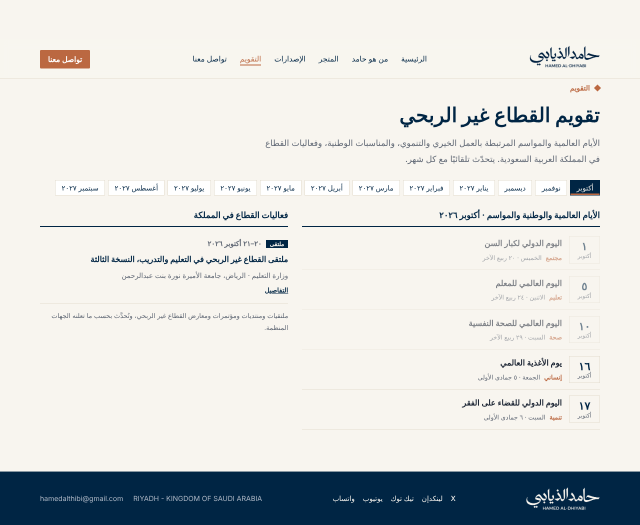
#> input picture agent/brand/pg_cal.png, 1280 x 1050 px, given in place of logo_white.png, which was not available (shown at 1/2 size)
$ python card.py ../brand/pg_cal.png ../brand/pg_home.png ../brand/pg_home.png
#> lines starting #> are read from the running program, lines starting #| are printed output that depends on the picture; pictures that were not available may be replaced by others from this repository, and a replacement may not be noted
import sys
from PIL import Image, ImageDraw, ImageFont
import os; B=os.path.join(os.path.dirname(os.path.abspath(__file__)),'..','brand')+'/'
NAVY=(0,37,68); CORAL=(187,104,65); CREAM=(248,245,239)
F=lambda w,s: ImageFont.truetype(B+f'plex-{w}.ttf',s,layout_engine=ImageFont.Layout.RAQM)
def wrap(d,t,f,mw):
    out=[];cur=''
    for w in t.split():
        c=(cur+' '+w).strip()
        if d.textlength(c,font=f,direction='rtl')<=mw: cur=c
        else: out.append(cur);cur=w
    return out+[cur]
def make(title,tag,out,W=1080,H=1350):
#> called with title = '../brand/pg_cal.png', tag = '../brand/pg_home.png', out = '../brand/pg_home.png', W = 1080, H = 1350
    im=Image.new('RGB',(W,H),NAVY); d=ImageDraw.Draw(im)
#> after `im = Image.new('RGB', (W, H), NAVY)`:
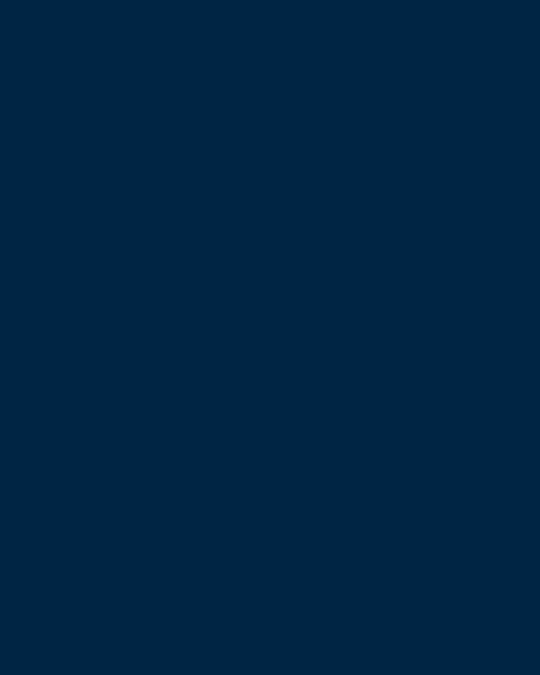
#> im: PIL image 1080x1350 RGB (shown at 1/2 size); mean R, G, B 0, 37, 68
    d.polygon([(0,0),(260,0),(0,260)],fill=CORAL); d.polygon([(W,H),(W,H-260),(W-260,H)],fill=CORAL)
    lg=Image.open(B+'logo_white.png').convert('RGBA'); lw=360
    lg=lg.resize((lw,int(lg.height*lw/lg.width)),Image.LANCZOS); im.paste(lg,((W-lw)//2,170),lg)
#> after `lg = lg.resize((lw, int(lg.height * lw / lg.width)), Image.LANCZOS)`:
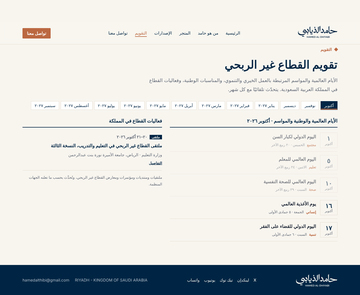
#> lg: PIL image 360x295 RGBA; mean R, G, B, A 218.8, 220.2, 218.4, 255
#> after `im.paste(lg, ((W - lw) // 2, 170), lg)`:
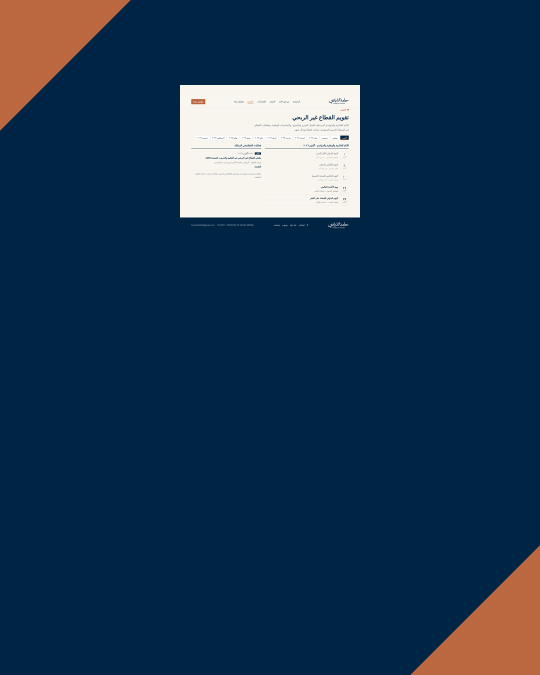
#> im: PIL image 1080x1350 RGB (shown at 1/2 size); mean R, G, B 24.6, 53.5, 78.8
    s=84
    while True:
        f=F(600,s); L=wrap(d,title,f,860)
        if len(L)<=4 or s<=56: break
        s-=6
#> this loop made 1 pass
#> L on pass 1: ['../brand/pg_cal.png']
#> after the loop, s = 84
    lh=int(s*1.55); total=len(L)*lh; y0=(H-total)//2+40
#> after `lh = int(s * 1.55)`: lh = 130
#> after `total = len(L) * lh`: total = 130
#> after `y0 = (H - total) // 2 + 40`: y0 = 650
    for i,l in enumerate(L): d.text((W//2,y0+i*lh),l,font=f,fill=CREAM,anchor='mt',direction='rtl')
#> this loop made 1 pass
    ft=F(600,40); tw=d.textlength(tag,font=ft,direction='rtl'); by=y0+total+50
#> after `tw = d.textlength(tag, font=ft, direction='rtl')`: tw = 442.6
#> after `by = y0 + total + 50`: by = 830
    d.rectangle([W//2-tw/2-30,by,W//2+tw/2+30,by+76],fill=CORAL)
    d.text((W//2,by+38),tag,font=ft,fill=CREAM,anchor='mm',direction='rtl')
    fl=ImageFont.truetype(B+'plex-latin-400.ttf',32)
    d.text((W//2,H-150),'hamedalthiabi.com',font=fl,fill=(200,205,215),anchor='mm')
    im.save(out)
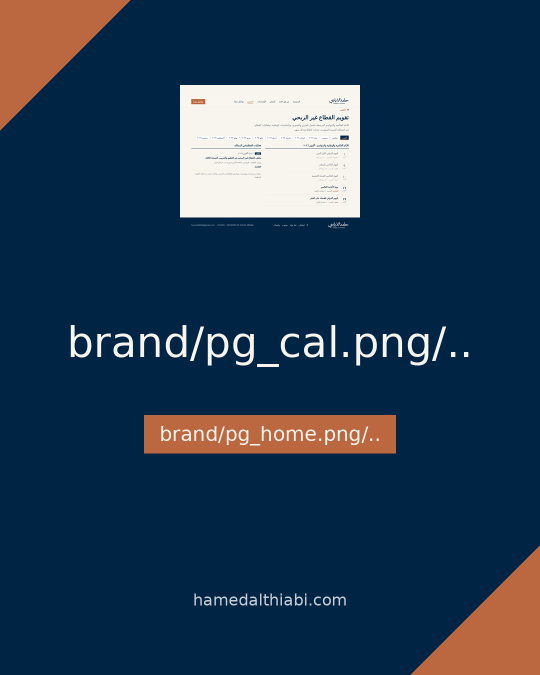
#> saved as pg_home.png: PIL image 1080x1350 RGB (shown at 1/2 size); mean R, G, B 32.3, 57.8, 81
if __name__=='__main__': make(sys.argv[1],sys.argv[2],sys.argv[3])

$ run again, on agent/brand/pg_home.png
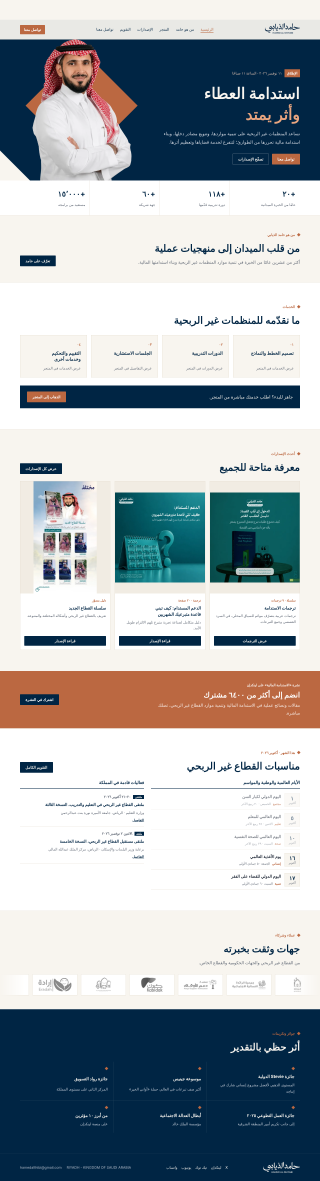
#> input picture agent/brand/pg_home.png, 1280 x 4722 px, given in place of logo_white.png, which was not available (shown at 1/4 size)
#> in make, `im.paste(lg, ((W - lw) // 2, 170), lg)`:
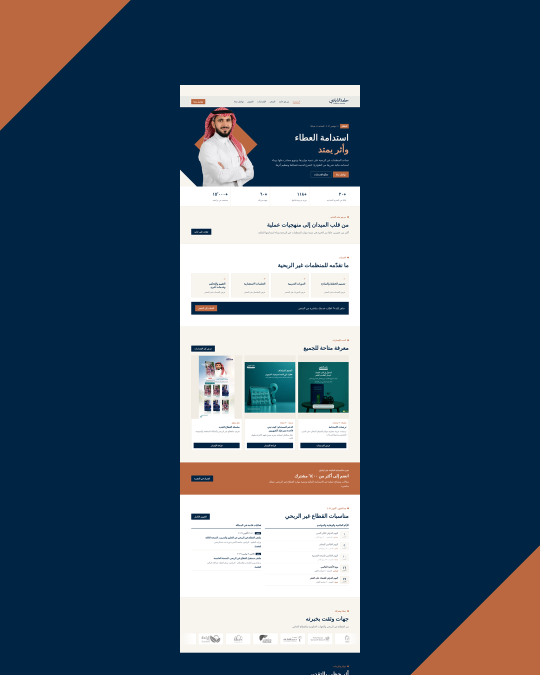
#> im: PIL image 1080x1350 RGB (shown at 1/2 size); mean R, G, B 63.9, 85.5, 104.6
#> the loop in make, `while True:` made 1 pass
#> L on pass 1: ['', '../brand/pg_home.png']
#> after the loop in make, `while True:`: s = 84
#> lh = 130
#> total = 260
#> y0 = 585
#> the loop in make, `for i,l in enumerate(L): d.text((W//2,y0+i*lh),l,font=f,fill=CREAM,anc..` made 2 passes
#> tw = 442.6
#> by = 895
#> in make, `im.save(out)`:
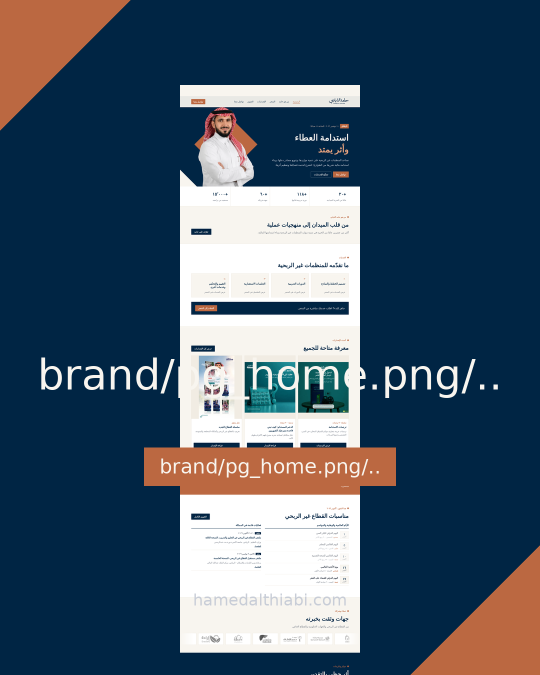
#> saved as pg_home.png: PIL image 1080x1350 RGB (shown at 1/2 size); mean R, G, B 67.2, 87, 105.1

$ run again, on agent/brand/pg_pubs.png
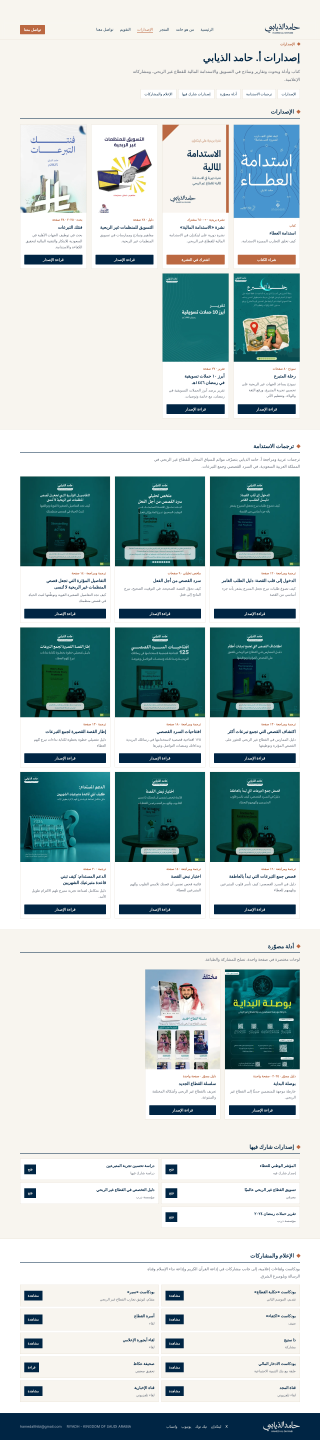
#> input picture agent/brand/pg_pubs.png, 1280 x 5759 px, given in place of logo_white.png, which was not available (shown at 1/4 size)
#> in make, `im.paste(lg, ((W - lw) // 2, 170), lg)`:
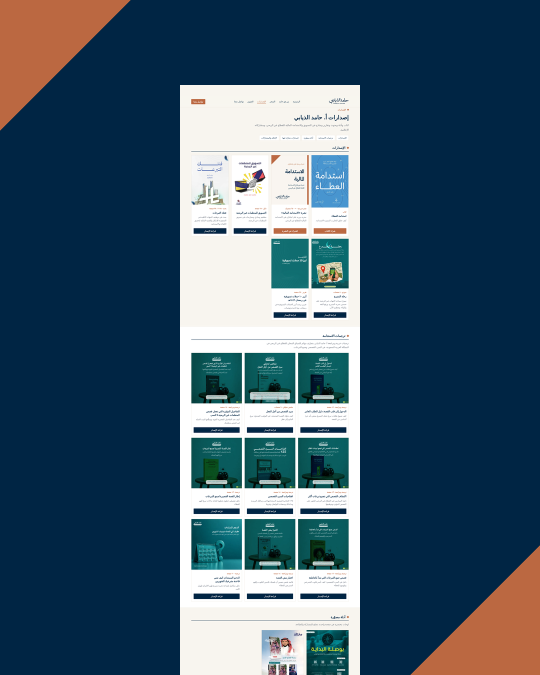
#> im: PIL image 1080x1350 RGB (shown at 1/2 size); mean R, G, B 59.6, 86, 104.7
#> the loop in make, `while True:` made 1 pass
#> L on pass 1: ['', '../brand/pg_pubs.png']
#> after the loop in make, `while True:`: s = 84
#> lh = 130
#> total = 260
#> y0 = 585
#> the loop in make, `for i,l in enumerate(L): d.text((W//2,y0+i*lh),l,font=f,fill=CREAM,anc..` made 2 passes
#> tw = 426.1
#> by = 895
#> in make, `im.save(out)`:
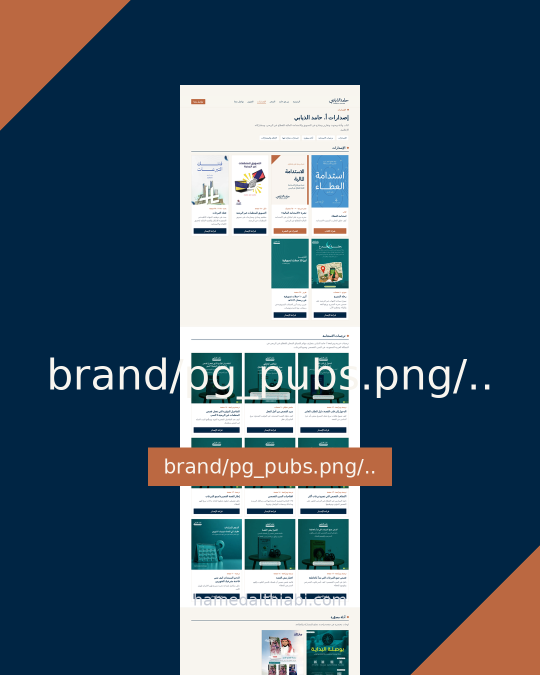
#> saved as pg_pubs.png: PIL image 1080x1350 RGB (shown at 1/2 size); mean R, G, B 65.9, 88.5, 105.8
